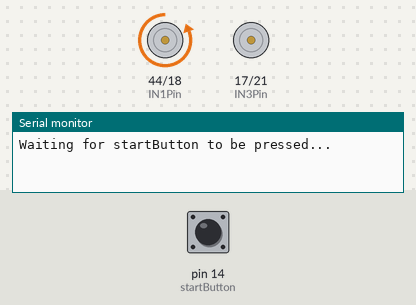
Simulated run of this sketch. Board: Arduino Mega 2560, built with avr-gcc and run on an emulated ATmega2560. On the bench: motor-driver pin pairs drawn as motors (green arrow = first pin HIGH = forward, orange = second pin HIGH = backward, longer = more drive, scaled by the enable pin), the last lines printed to the serial monitor. Inputs (shaded band) come from the test bench; at power-on: pin 14 (startButton) LOW.

Above: at 1.7 s.
At 2.7 s:
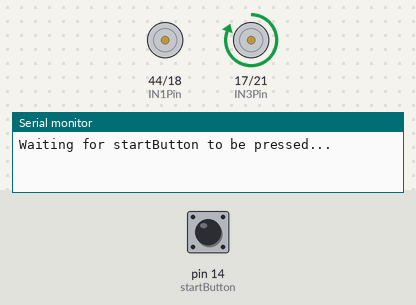
At 4.7 s:
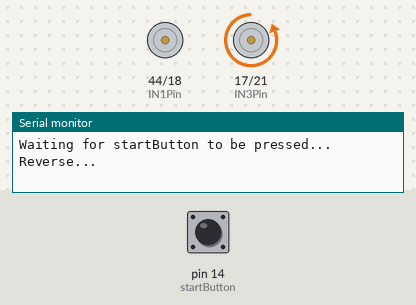
At 6.7 s:
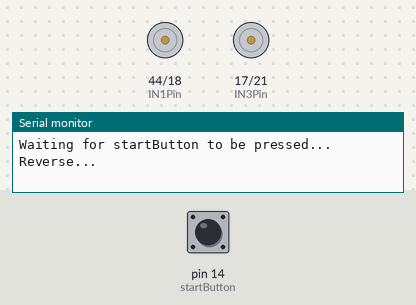
Timing chart, 0 to 9.0 s (numbered marks = the images above):
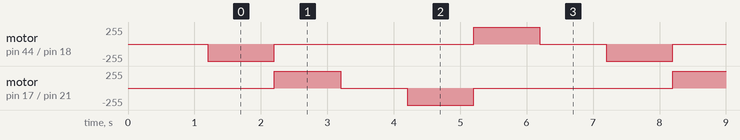

Measured:
- by itself, motor on pin 44 (IN1Pin) / pin 18 (IN2Pin): repeats every 6.0 s: stopped 3.0 s, forward 255/255 1.0 s, stopped 1.0 s, backward 255/255 1.0 s
- by itself, motor on pin 17 (IN3Pin) / pin 21 (IN4Pin): repeats every 6.0 s: stopped 1.0 s, backward 255/255 1.0 s, stopped 3.0 s, forward 255/255 1.0 s

The sketch:

LilygoS3_MotorTestSnake.ino
```cpp
const int startButton = 14;
const int pwmENAPin = 43;  // Define the GPIO pin for PWM output
const int pwmENBPin = 16;  // Define the GPIO pin for PWM output
const int IN1Pin = 44;  // Define the GPIO pins for motor A
const int IN2Pin = 18;  // Define the GPIO pins for motor A
const int IN3Pin = 17;  // Define the GPIO pins for motor B
const int IN4Pin = 21;  // Define the GPIO pins for motor B
const int delayTime = 1000;
int pwmSpeedHigh = 255;
int pwmSpeedLow = 100;

void setup() {
  // Configure the PWM pin as an OUTPUT
  pinMode(pwmENAPin, OUTPUT);
  pinMode(pwmENBPin, OUTPUT);
  pinMode(IN1Pin, OUTPUT);
  pinMode(IN2Pin, OUTPUT);
  pinMode(IN3Pin, OUTPUT);
  pinMode(IN4Pin, OUTPUT);
  Serial.begin(9600);
  stop() ;
  pinMode(startButton, INPUT);
  delay(200);
  Serial.println("Waiting for startButton to be pressed...");
  while (digitalRead(startButton)){};
  delay(delayTime);
}

void loop() {
  analogWrite(pwmENAPin, pwmSpeedHigh); // 255 = full speed
  analogWrite(pwmENBPin, pwmSpeedLow); // 255 = full speed
  rightMotorForward();
  leftMotorForward();
  delay(delayTime);

  analogWrite(pwmENAPin,pwmSpeedLow); // 255 = full speed
  analogWrite(pwmENBPin, pwmSpeedHigh); // 255 = full speed
  delay(delayTime);

  stop();
  delay(delayTime);

  analogWrite(pwmENAPin,pwmSpeedLow); // 255 = full speed
  analogWrite(pwmENBPin, pwmSpeedHigh); // 255 = full speed
  rightMotorReverse();
  leftMotorReverse();
  Serial.println("Reverse...");
  delay(delayTime);

  analogWrite(pwmENAPin,pwmSpeedHigh  ); // 255 = full speed
  analogWrite(pwmENBPin, pwmSpeedLow); // 255 = full speed
  delay(delayTime);

  stop();
  delay(delayTime);
}

void rightMotorForward() {
  digitalWrite(IN3Pin, HIGH);
  digitalWrite(IN4Pin, LOW);
}

void rightMotorReverse() {
  digitalWrite(IN3Pin, LOW);
  digitalWrite(IN4Pin, HIGH);
}

void leftMotorForward() {
  digitalWrite(IN1Pin, LOW);
  digitalWrite(IN2Pin, HIGH);
}

void leftMotorReverse() {
  digitalWrite(IN1Pin, HIGH);
  digitalWrite(IN2Pin, LOW);
}

void stop() {
  digitalWrite(IN1Pin, LOW);
  digitalWrite(IN2Pin, LOW);
  digitalWrite(IN3Pin, LOW);
  digitalWrite(IN4Pin, LOW);
}
```
